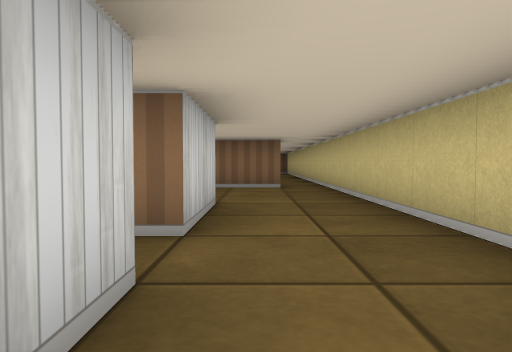
View 1 (above)

17 first-person views from a walk through a cub3D maze. The camera is about half as high as the walls, tilts 2° down and sees 70° across. The floor is counted in squares. Each view is taken from the middle of a square. On the plan, view 1 faces up. The plan holds only what a view shows up to about 9 squares ahead; the rest is blank.

View 2
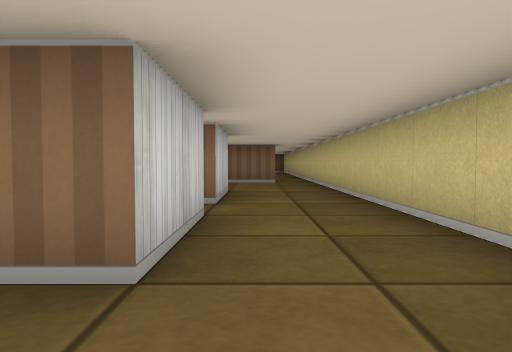

View 3
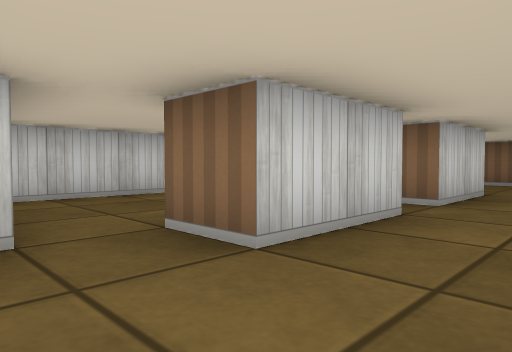

View 4
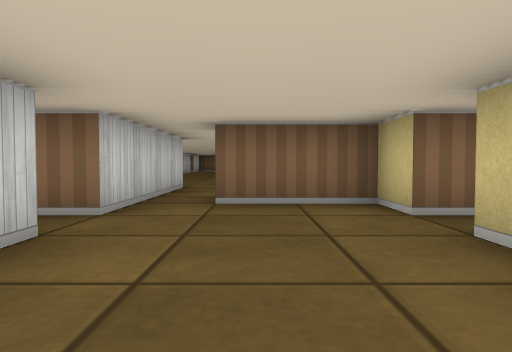

View 5
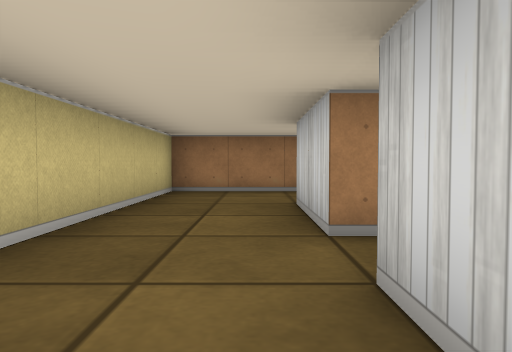

View 6
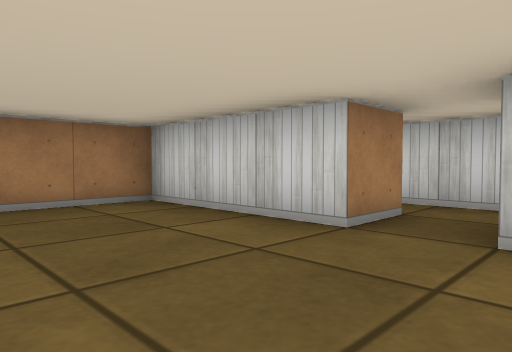

View 7
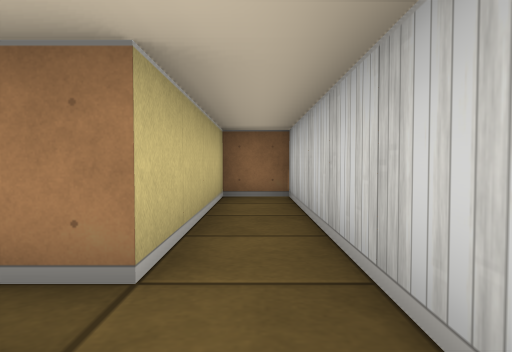

View 8
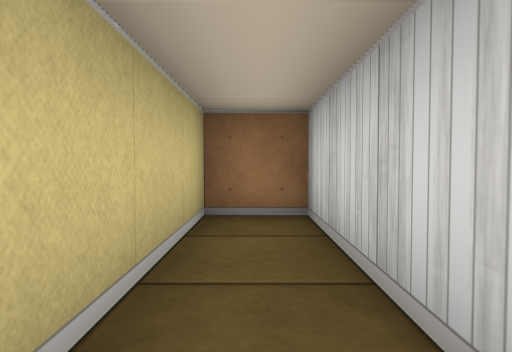

View 9
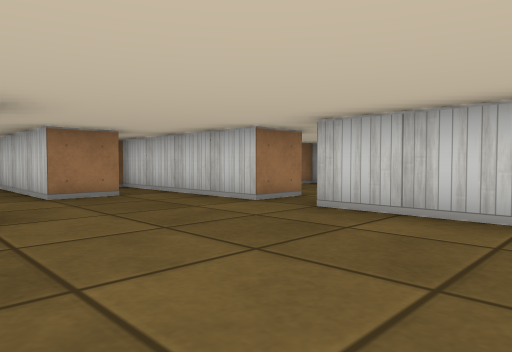

View 10
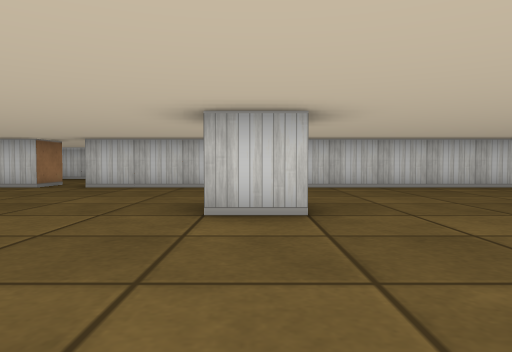

View 11
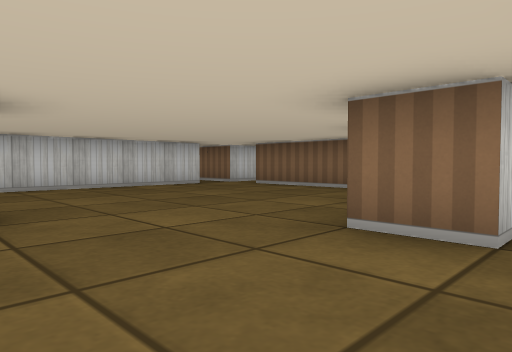

View 12
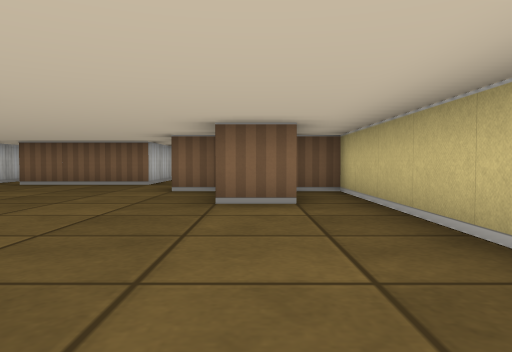

View 13
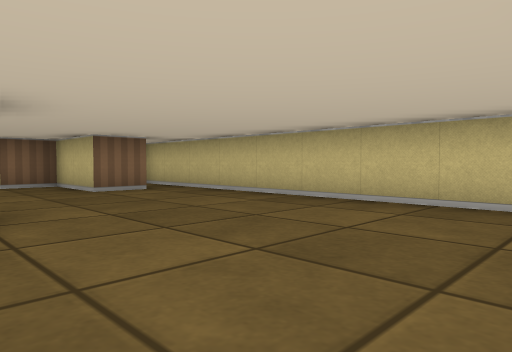

View 14
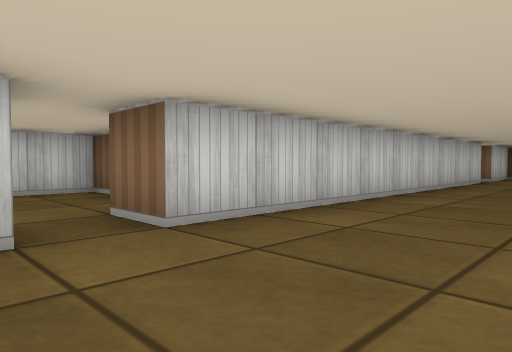

View 15
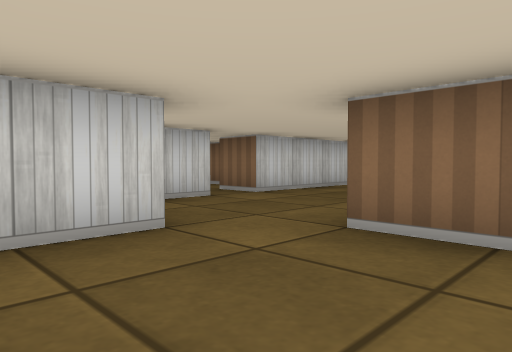

View 16
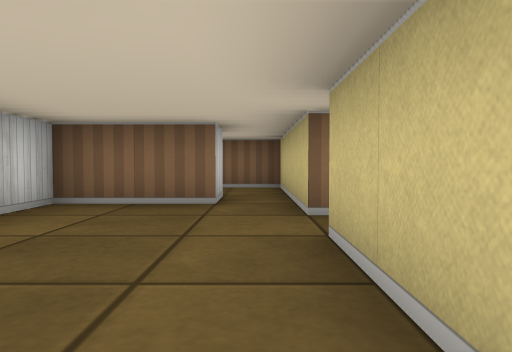

View 17
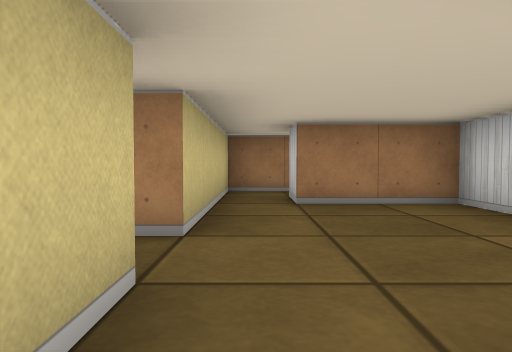

### Floor plan
Points are (right, up) in squares from view 1. A wall is a line through its corners. A room is listed if a view was taken in it or the views show most of it. See-through windows are left out.
Room 1 (views 1, 5)
walls: (-0.5, 1.6) (-0.5, -0.5); (-0.5, 4.6) (-0.5, 2.5) (-1.5, 2.5); (1.5, -0.5) (1.5, 4.5)
ways out: opening at (0.5, 0.5) to room 2; opening at (-1, 2) to room 3; opening at (0.5, 3.5) to room 5
Room 2 (views 2, 3)
walls: (-0.5, -0.5) (-1.5, -0.5); (-0.8, -2.5) (1.5, -2.5) (1.5, -0.5)
ways out: opening at (0.5, 0.5) to room 1; opening at (-1, -1) to room 3
Room 3 (views 4, 6)
walls: (-1.5, 2.5) (-1.5, 3.5) (-3.5, 3.5); (-5.5, 1.5) (-4.5, 1.5) (-4.5, -1.5) (-2.8, -1.5); (-4.5, 3.5) (-4.5, 2.5) (-5.1, 2.5)
ways out: opening at (-1, 2) to room 1; opening at (-1, -1) to room 2; opening at (-5, 2) to room 4; opening at (-4, 4) to room 5
Room 4 (views 7, 8)
walls: (-6.5, 2.4) (-6.5, -2.5) (-5.5, -2.5) (-5.5, 1.5)
ways out: opening at (-5, 2) to room 3
Room 5 (views 9, 10, 11, 12, 13, 14, 15)
walls: (-2.5, 13.6) (-2.5, 12.5); (0.6, 15.5) (-0.5, 15.5) (-0.5, 17.5) (-1.5, 17.5); (-7.5, 8.5) (-6.5, 8.5) (-6.5, 4.5); (0.6, 7.5) (-3.5, 7.5); (-5.5, 6.5) (-4.5, 6.5) (-4.5, 3.5); (-6.5, 18.2) (-6.5, 9.5) (-7.5, 9.5); (-2.5, 19.5) (-5.5, 19.5); (1.5, 4.5) (1.5, 17.5) (0.6, 17.5)
ways out: opening at (0.5, 3.5) to room 1; opening at (-4, 4) to room 3; opening at (-7, 9) to room 8; opening at (-6, 20); opening at (-2, 20.5)
Room 6 (view 16)
walls: (-8.6, 4.5) (-7.5, 4.5) (-7.5, 6.5); (-8.5, 6.5) (-8.5, 5.5)
ways out: opening at (-8, 6) to room 8
Room 7 (view 17)
walls: (-8.5, 11.5) (-8.5, 10.5); (-7.5, 10.5) (-7.5, 13.5) (-8.8, 13.5)
ways out: opening at (-8, 11) to room 8; opening at (-9, 12.5)
Room 8 (no view inside)
walls: (-8.5, 10.5) (-10.5, 10.5) (-10.5, 9.2); (-7.5, 9.5) (-7.5, 10.5); (-10.5, 7.5) (-10.5, 6.5) (-8.5, 6.5); (-7.5, 6.5) (-7.5, 8.5)
ways out: opening at (-7, 9) to room 5; opening at (-8, 6) to room 6; opening at (-8, 11) to room 7

Positions as (right, up) in squares from view 1, and headings:
1: (0, 0), facing up
2: (0, -2), facing up
3: (1, -2), facing up-left
4: (-3, -1), facing up
5: (0, 4), facing down
6: (-2, 3), facing down-left
7: (-6, 3), facing down
8: (-6, 1), facing down
9: (-3, 12), facing down-left
10: (1, 13), facing left
11: (1, 13), facing up-left
12: (0, 11), facing up
13: (-3, 9), facing up-right
14: (-4, 8), facing up-left
15: (-2, 5), facing up-left
16: (-8, 6), facing up
17: (-8, 11), facing down
